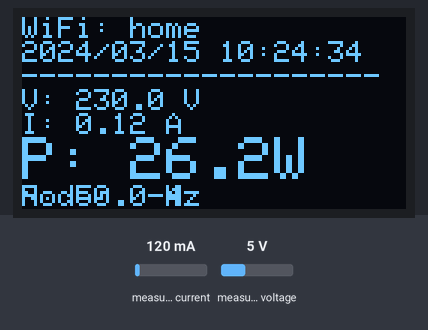
The sketch below on a simulated ESP32. Shown: 128×64 one-colour display. The inputs (shaded band) are chosen by the test bench; at power-on: measured current 120 mA, measured voltage 5 V. WiFi joins after 1.5 s; servers stay silent unless stated; uploads are accepted with an empty reply; the local clock reads 2024-03-15 10:24:30 at power-on unless the sketch sets it; what the sketch prints to the serial monitor is not drawn.

Above: at 5.1 s.
5.2 s: measured current set to 40 mA
At 6.9 s:
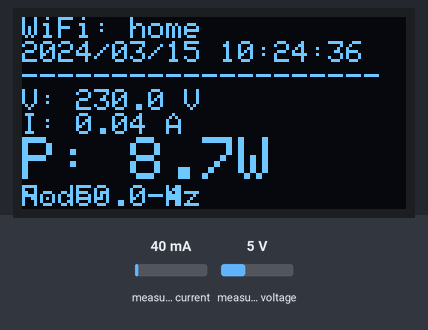
8.2 s: measured voltage set to 0.3 V
At 9.1 s:
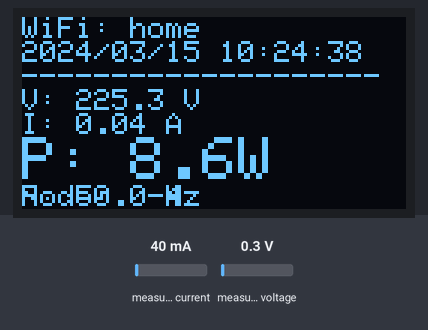
11.2 s: measured current set to 500 mA
At 12.5 s:
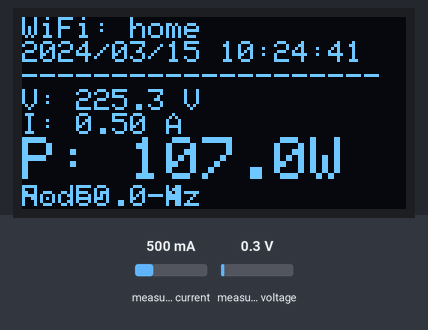
14.2 s: measured voltage set to 3.8 V
At 15.6 s:
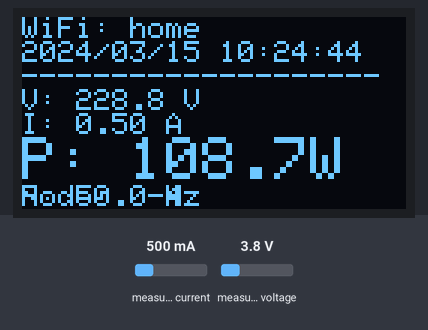
Timing chart, 0 to 17.2 s (numbered marks = the images above; inputs shaded):
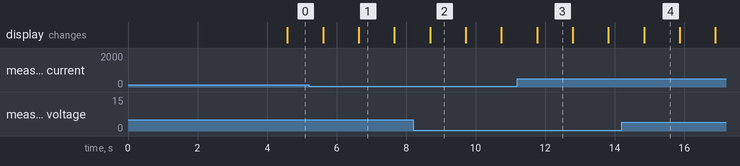

Measured:
- what the display in image 1 shows lasts 1.1 s, from 6.6 s to 7.7 s

The sketch:

readings.ino
```cpp
#include <WiFiManager.h>       // WiFiManager library
#include <HTTPClient.h>        // HTTP Client for Firebase REST API
#include <ArduinoJson.h>       // JSON formatter
#include <PZEM004Tv30.h>       // PZEM004Tv30 library
#include <time.h>              // Time synchronization
#include "freertos/semphr.h"   // FreeRTOS semaphore for synchronization
#include <WiFi.h>              // ESP32 WiFi library
#include <Wire.h>              // I2C library for OLED
#include <Adafruit_GFX.h>      // Graphics library
#include <Adafruit_SSD1306.h>  // OLED display library

// Firebase REST API Configuration
#define FIREBASE_URL ""
#define FIREBASE_AUTH ""

// PZEM004Tv30 configuration
#define PZEM_RX_PIN 16
#define PZEM_TX_PIN 17
PZEM004Tv30 pzem(Serial2, PZEM_RX_PIN, PZEM_TX_PIN);

// OLED Display configuration
#define SCREEN_WIDTH 128      // OLED display width, in pixels
#define SCREEN_HEIGHT 64      // OLED display height, in pixels
#define OLED_RESET    -1      // Reset pin # (or -1 if sharing Arduino reset pin)
#define SCREEN_ADDRESS 0x3C   // Default I2C address for 0.96" OLED (Check your display, could also be 0x3D)
Adafruit_SSD1306 display(SCREEN_WIDTH, SCREEN_HEIGHT, &Wire, OLED_RESET);

// Time configuration
const long gmtOffset_sec = 28800;  // GMT+8 (Philippines)
const int daylightOffset_sec = 0;

// Sensor Network Credentials
const String nodeCode = "C-4";
const String location = "Cebu City, Cebu";

// Shared variables (protected by mutex)
float voltage, current, power, frequency, pf;
char dateString[20], timeString[20];
unsigned long lastReadingTime = 0;
const unsigned long timeoutInterval = 120000;

// Mutex for synchronization
SemaphoreHandle_t dataMutex;

// Function to connect to WiFi
void connectWiFi() {
    WiFiManager wm;

    if (WiFi.SSID() == "") {
        Serial.println("No saved WiFi credentials, starting WiFiManager...");

        unsigned long startMillis = millis(); // Start time tracking
        wm.setConfigPortalTimeout(120); // Set WiFiManager timeout to 2 minutes (120 seconds)

        if (!wm.autoConnect("ESP32_WiFiManager")) {
            Serial.println("WiFiManager timed out! Restarting...");
            ESP.restart();
        }
    } else {
        Serial.println("Connecting to saved WiFi...");
        WiFi.begin();
        WiFi.setAutoReconnect(true);
        WiFi.persistent(true);

        int attempts = 0;
        while (WiFi.status() != WL_CONNECTED) {
            Serial.print(".");
            delay(500);
            attempts++;

            // If it takes longer than 2 minutes, restart
            if (attempts >= 240) { // 240 * 500ms = 120 seconds
                Serial.println("\nWiFi connection timeout! Restarting...");
                ESP.restart();
            }
        }

        Serial.println("\nWiFi Connected!");
    }
}

// Function to initialize OLED display
void initOLED() {
    // SSD1306_SWITCHCAPVCC = generate display voltage from 3.3V internally
    if(!display.begin(SSD1306_SWITCHCAPVCC, SCREEN_ADDRESS)) {
        Serial.println(F("SSD1306 allocation failed"));
        for(;;); // Don't proceed, loop forever
    }

    // Initial display setup
    display.clearDisplay();
    display.setTextSize(1);
    display.setTextColor(SSD1306_WHITE);
    display.setCursor(0, 0);
    display.println(F("Power Meter"));
    display.println(F("Initializing..."));
    display.print(F("Node: "));
    display.println(nodeCode);
    display.print(F("Location: "));
    display.println(location);
    display.display();
    delay(2000); // Show the splash screen for 2 seconds
}

// Function to handle WiFi auto-reconnect
void checkWiFi() {
    if (WiFi.status() != WL_CONNECTED) {
        Serial.println("WiFi disconnected! Reconnecting...");
        WiFi.disconnect();
        WiFi.reconnect();
    }
}

void setup() {
    Serial.begin(115200);

    // Initialize I2C for OLED
    Wire.begin(); // Default SDA=21, SCL=22 on ESP32

    // Initialize OLED display
    initOLED();

    connectWiFi();
    configTime(gmtOffset_sec, daylightOffset_sec, "pool.ntp.org", "time.nist.gov");

    struct tm timeinfo;
    while (!getLocalTime(&timeinfo)) {
        Serial.println("Failed to obtain time. Retrying...");
        delay(500);
    }
    Serial.println("Time synchronized successfully!");

    // Create mutex
    dataMutex = xSemaphoreCreateMutex();

    // Create FreeRTOS Tasks
    xTaskCreatePinnedToCore(TaskReadSensor, "TaskReadSensor", 4096, NULL, 2, NULL, 0);
    xTaskCreatePinnedToCore(TaskSendToFirebase, "TaskSendToFirebase", 8192, NULL, 3, NULL, 1);
    xTaskCreatePinnedToCore(TaskCheckWiFi, "TaskCheckWiFi", 2048, NULL, 1, NULL, 0);
    xTaskCreatePinnedToCore(TaskUpdateOLED, "TaskUpdateOLED", 4096, NULL, 2, NULL, 1);
}

void loop() {
    // FreeRTOS handles tasks, nothing needed here.
}

// Task 1: Read Sensor Data Every 1 Second
void TaskReadSensor(void *pvParameters) {
    while (1) {
        struct tm timeinfo;
        if (getLocalTime(&timeinfo)) {
            xSemaphoreTake(dataMutex, portMAX_DELAY);
            sprintf(dateString, "%04d/%02d/%02d",
                    timeinfo.tm_year + 1900, timeinfo.tm_mon + 1, timeinfo.tm_mday );
            sprintf(timeString, "%02d:%02d:%02d",
                    timeinfo.tm_hour, timeinfo.tm_min, timeinfo.tm_sec);
            xSemaphoreGive(dataMutex);
        } else {
            Serial.println("Failed to get time.");
        }

        xSemaphoreTake(dataMutex, portMAX_DELAY);
        voltage = pzem.voltage();
        current = pzem.current();
        power = pzem.power();
        frequency = pzem.frequency();
        pf = pzem.pf();
        xSemaphoreGive(dataMutex);

        if (!isnan(voltage) && !isnan(current) && !isnan(power) &&
            !isnan(frequency) && !isnan(pf)) {
            lastReadingTime = millis();  // Update last successful reading time
        }

        Serial.printf("V: %.2fV | I: %.2fA | P: %.2fW | F: %.2fHz | PF: %.4f\n",
                      voltage, current, power, frequency, pf);

        // Check if no readings have been received for more than 2 minutes
        if (millis() - lastReadingTime > timeoutInterval) {
            Serial.println("❌ No sensor readings received for 2 minutes! Restarting...");
            ESP.restart(); // Restart the ESP32
        }

        vTaskDelay(100 / portTICK_PERIOD_MS); // Optimized delay
    }
}

// Task 2: Send Data to Firebase Using REST API (Asynchronous)
void TaskSendToFirebase(void *pvParameters) {
    while (1) {
        xSemaphoreTake(dataMutex, portMAX_DELAY);

        // Construct Firebase path
        String nodePath = nodeCode + "/" + dateString + "/" + timeString + ".json?auth=" + FIREBASE_AUTH;
        String url = String(FIREBASE_URL) + "/" + nodePath;


        // Create JSON payload
        StaticJsonDocument<200> doc;
        doc["date"] = dateString;
        doc["time"] = timeString;
        doc["voltage"] = voltage;
        doc["current"] = current;
        doc["power"] = power;
        doc["frequency"] = frequency;
        doc["powerFactor"] = pf;
        String jsonOut;
        serializeJson(doc, jsonOut);

        xSemaphoreGive(dataMutex);

        // Send data asynchronously
        HTTPClient http;
        http.begin(url);
        http.addHeader("Content-Type", "application/json");

        unsigned long startMillis = millis();
        int httpResponseCode = http.PUT(jsonOut);
        unsigned long endMillis = millis();

        if (httpResponseCode > 0) {
            Serial.printf("[%s %s] Data sent! HTTP %d (Latency: %lu ms)\n",
                          dateString, timeString, httpResponseCode, endMillis - startMillis);
        } else {
            Serial.printf("⚠️ Error sending data! HTTP %d\n", httpResponseCode);
        }

        http.end();

        vTaskDelay(100 / portTICK_PERIOD_MS);
    }
}

// Task 3: Check WiFi Every 5 Seconds
void TaskCheckWiFi(void *pvParameters) {
    while (1) {
        checkWiFi();
        vTaskDelay(5000 / portTICK_PERIOD_MS);
    }
}

// Task 4: Update OLED Display Every 1 Second
void TaskUpdateOLED(void *pvParameters) {
    // Give other tasks time to initialize
    vTaskDelay(1000 / portTICK_PERIOD_MS);

    while (1) {
        // Take local copies of the readings while holding the mutex
        float v, i, p, f, powerFactor;
        char date[20], time[20];
        bool validReading = true;

        xSemaphoreTake(dataMutex, portMAX_DELAY);
        v = voltage;
        i = current;
        p = power;
        f = frequency;
        powerFactor = pf;
        strcpy(date, dateString);
        strcpy(time, timeString);

        // Check if readings are valid
        if (isnan(v) || isnan(i) || isnan(p) || isnan(f) || isnan(powerFactor)) {
            validReading = false;
        }
        xSemaphoreGive(dataMutex);

        // Update display
        display.clearDisplay();
        display.setTextSize(1);
        display.setCursor(0, 0);

        // WiFi status
        if (WiFi.status() == WL_CONNECTED) {
            display.print("WiFi: ");
            display.println(WiFi.SSID());
        } else {
            display.println("WiFi: Disconnected");
        }

        // Show date and time
        display.print(date);
        display.print(" ");
        display.println(time);

        display.println("--------------------");

        if (validReading) {
            // Show power readings with larger text for power value
            display.print("V: ");
            display.print(v, 1);
            display.println(" V");

            display.print("I: ");
            display.print(i, 2);
            display.println(" A");

            // Highlight power with larger text
            display.setTextSize(2);
            display.print("P: ");
            display.print(p, 1);
            display.println("W");

            // Back to normal text size
            display.setTextSize(1);
            display.print("F: ");
            display.print(f, 1);
            display.println(" Hz");

            display.print("PF: ");
            display.println(powerFactor, 2);
        } else {
            display.println("Reading sensors...");
            display.println("Please wait");
        }

        // Show the node ID
        display.setCursor(0, 56);
        display.print(F("Node: "));
        display.print(nodeCode);

        display.display();

        vTaskDelay(1000 / portTICK_PERIOD_MS); // Update display every second
    }
}
```
